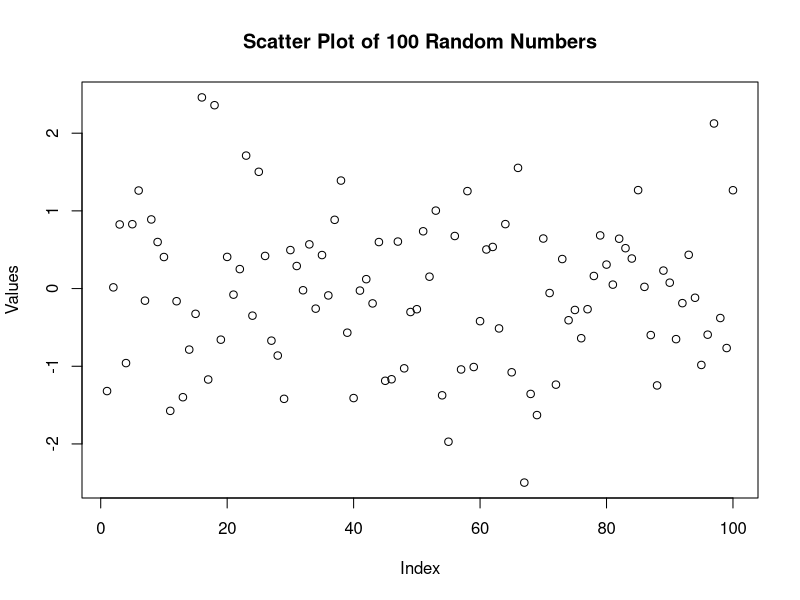

Write R code to recreate this figure.
# firstscript.R

# Generate 100 random numbers
random_numbers <- rnorm(100, mean = 0, sd = 1)

# Plot the random numbers
plot(random_numbers, main = "Scatter Plot of 100 Random Numbers", xlab = "Index", ylab = "Values")
